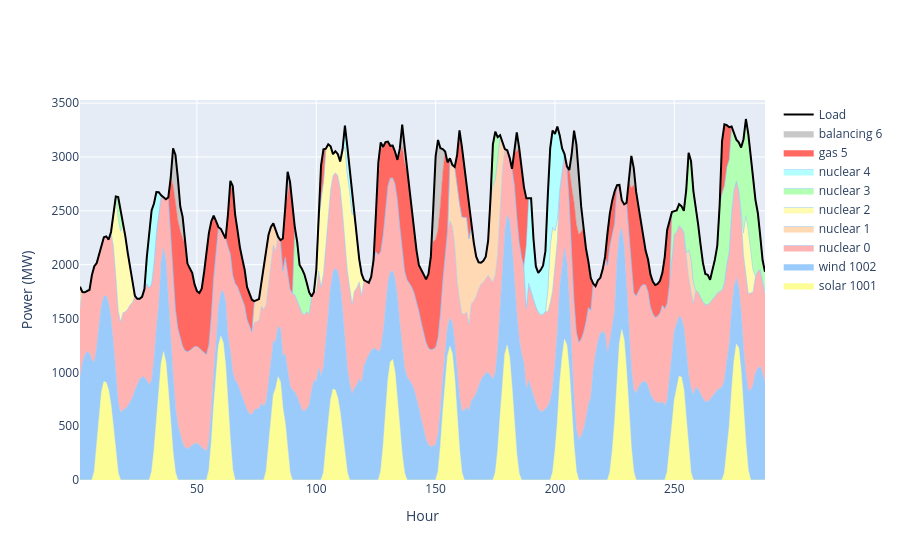

Notebook cell for this chart:
### Code cell
chart_by_type(mo.logs)

### Figure 1 — Plotly figure (JSON) as saved in the notebook; plotly's stock layout.template omitted (floating-point values rounded to 4 significant figures; data arrays with more than 128 entries replaced by an {"elided": "..."} marker saying what was removed)
{"data": [{"fillcolor": "#FDFD96", "line": {"color": "#FDFD96", "width": 0.5}, "mode": "lines", "name": "solar 1001", "stackgroup": "one", "type": "scatter", "x": {"elided": "156 int values"}, "y": {"elided": "156 float values"}}, {"fillcolor": "#9BCBFB", "line": {"color": "#9BCBFB", "width": 0.5}, "mode": "lines", "name": "wind 1002", "stackgroup": "one", "type": "scatter", "x": {"elided": "288 int values"}, "y": {"elided": "288 float values"}}, {"fillcolor": "#FFB3B3", "line": {"color": "#9BCBFB", "width": 0.5}, "mode": "lines", "name": "nuclear 0", "stackgroup": "one", "type": "scatter", "x": {"elided": "288 int values"}, "y": {"elided": "288 float values"}}, {"fillcolor": "#FFD9B3", "line": {"color": "#9BCBFB", "width": 0.5}, "mode": "lines", "name": "nuclear 1", "stackgroup": "one", "type": "scatter", "x": {"elided": "288 int values"}, "y": {"elided": "288 float values"}}, {"fillcolor": "#FFFBB3", "line": {"color": "#9BCBFB", "width": 0.5}, "mode": "lines", "name": "nuclear 2", "stackgroup": "one", "type": "scatter", "x": {"elided": "288 int values"}, "y": {"elided": "288 float values"}}, {"fillcolor": "#B3FFB3", "line": {"color": "#9BCBFB", "width": 0.5}, "mode": "lines", "name": "nuclear 3", "stackgroup": "one", "type": "scatter", "x": {"elided": "288 int values"}, "y": {"elided": "288 float values"}}, {"fillcolor": "#B3FFFF", "line": {"color": "#9BCBFB", "width": 0.5}, "mode": "lines", "name": "nuclear 4", "stackgroup": "one", "type": "scatter", "x": {"elided": "288 int values"}, "y": {"elided": "288 float values"}}, {"fillcolor": "#FF6961", "line": {"color": "#FF6961", "width": 0.5}, "mode": "lines", "name": "gas 5", "stackgroup": "one", "type": "scatter", "x": {"elided": "288 int values"}, "y": {"elided": "288 float values"}}, {"fillcolor": "#C8C8C8", "line": {"color": "#C8C8C8", "width": 0.5}, "mode": "lines", "name": "balancing 6", "stackgroup": "one", "type": "scatter", "x": {"elided": "288 int values"}, "y": {"elided": "288 float values"}}, {"line": {"color": "black", "width": 2}, "mode": "lines", "name": "Load", "type": "scatter", "x": {"elided": "288 int values"}, "y": {"elided": "288 float values"}}], "layout": {"xaxis": {"title": {"text": "Hour"}}, "yaxis": {"title": {"text": "Power (MW)"}}}}
